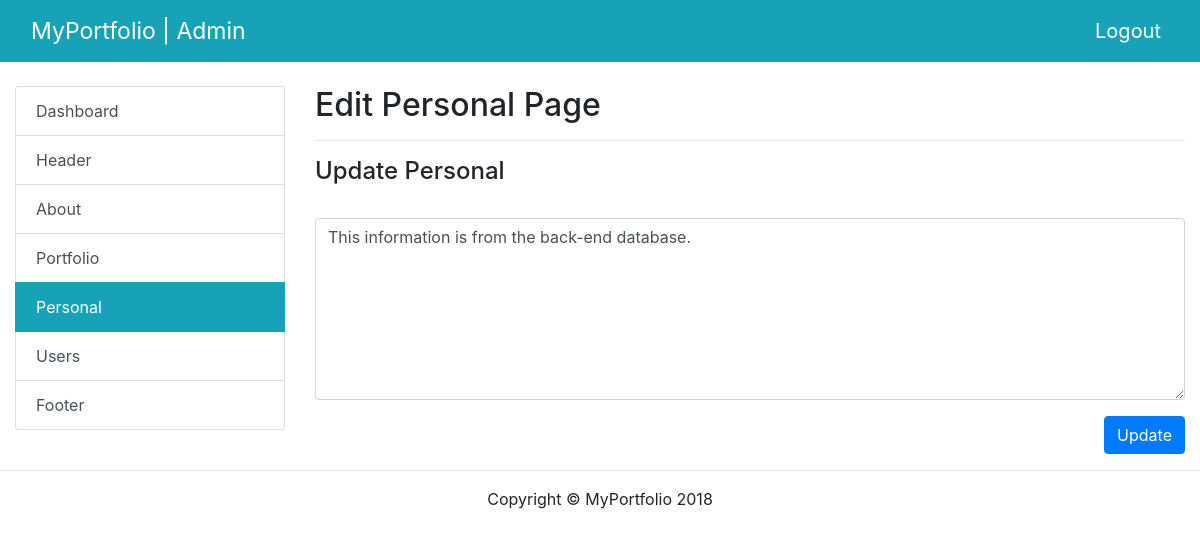
Screenshot of /personal-admin.php (signed in) with the database file from the repository.
### tables this page shows
CREATE TABLE `description` (
  `id` int(11) NOT NULL,
  `title` text NOT NULL,
  `about` text NOT NULL,
  `personal` text NOT NULL
);

### personal-admin.php (the view, shortened to what this page needs)
<?php
	include('db_connection.php');
?>
<!DOCTYPE html>
<html lang="en">
<head>
	<link rel="stylesheet" href="https://maxcdn.bootstrapcdn.com/bootstrap/4.0.0-beta.2/css/bootstrap.min.css">
	<link rel="stylesheet" href="css/style.css">
</head>
<body>
	<?php
		$sql = "SELECT * FROM description";
		$result = $conn->query($sql);
		if($result->num_rows > 0){
			while($row = $result->fetch_assoc())
			{
	?>
	<header>
		<nav class="navbar navbar-expand-md bg-info navbar-dark">
			<div class="container-fluid">
				<a class="navbar-brand" href="dashboard.php">MyPortfolio | Admin</a>
				<ul class="navbar-nav">
				  <li class="nav-item active">
				    <a class="nav-link" href="logout.php">Logout</a>
				  </li>
				</ul>
			</div>
		</nav>
	</header>
	<br>
	<div class="container-fluid">
		<div class="row">
			<div class="col-md-3">
				<div class="list-group">
				    <a href="dashboard.php" class="list-group-item list-group-item-action">Dashboard</a>
				    <a href="#" class="list-group-item list-group-item-action">Header</a>
				    <a href="about-admin.php" class="list-group-item list-group-item-action">About</a>
				    <a href="portfolio-admin.php" class="list-group-item list-group-item-action">Portfolio</a>
				    <a href="personal-admin.php" class="list-group-item list-group-item-action active">Personal</a>
				    <a href="users-admin.php" class="list-group-item list-group-item-action">Users</a>
				    <a href="footer-admin.php" class="list-group-item list-group-item-action">Footer</a>
				</div>
			</div>
			<div class="col-md-9">
				<h2>Edit Personal Page</h2>
				<hr>
				<h4>Update Personal</h4>
				<form>
			    	<div class="form-group">
				  		<br>
			      		<textarea class="form-control" rows="7" id="personal" name="personal" placeholder="Enter details for the personal section.."><?php echo $row['personal']; ?></textarea>
			    	</div>
			    	<button type="button" class="btn btn-primary" id="update" style="float:right;">Update</button>
			  	</form>
			</div>
		</div>
	</div>
	<hr>
	<footer>
		<div class="container text-center">
        	<p>Copyright &copy; <?php echo $row['title']; } } ?> <script>var d = new Date(); document.write(d.getFullYear());</script></p>
      </div>
	</footer>
</body>
</html>

### css/style.css (style rules this page uses)
a.nav-link { font-size: 20px; }
.navbar-dark .navbar-brand { font-size: 23px; }
.list-group-item.active { background: #17a2b8!important; border-color: #17a2b8!important; }
.navbar-dark .navbar-nav .nav-link { color: greenyellow; }

### rows the page displays
description: personal "This information is from the back-end database.", title "MyPortfolio"
